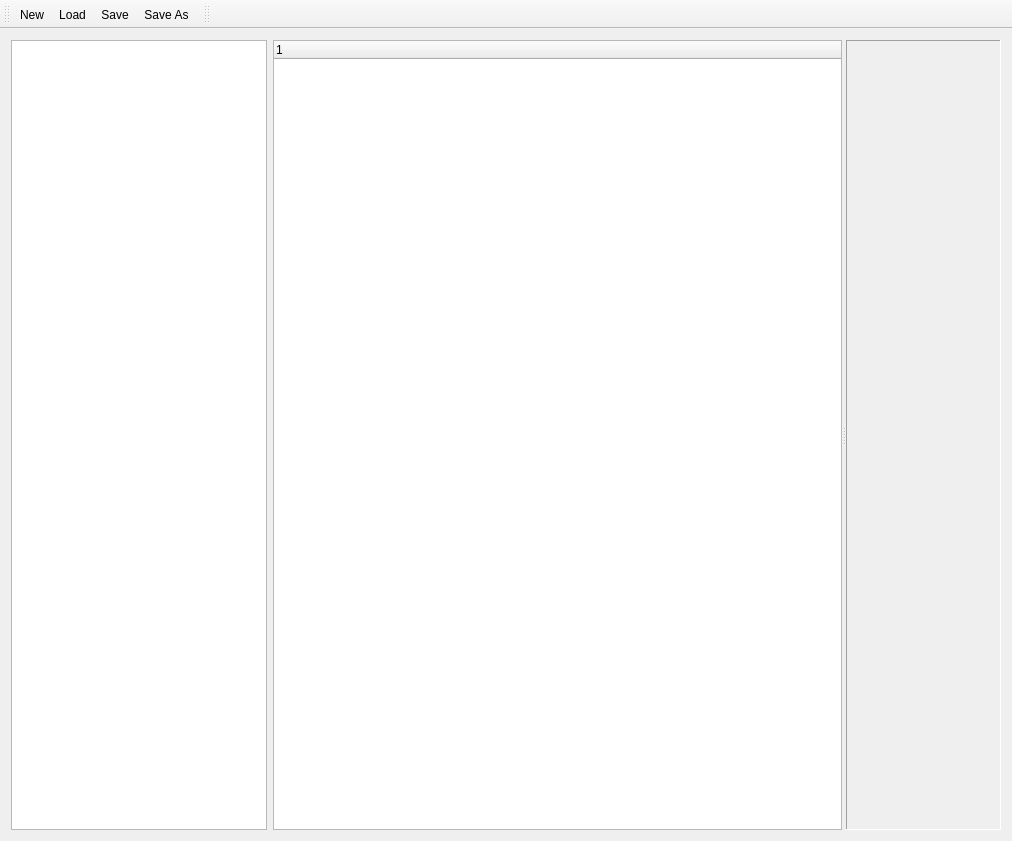
<?xml version="1.0" encoding="UTF-8"?>
<ui version="4.0">
 <class>MainWindow</class>
 <widget class="QMainWindow" name="MainWindow">
  <property name="geometry">
   <rect>
    <x>0</x>
    <y>0</y>
    <width>1012</width>
    <height>841</height>
   </rect>
  </property>
  <property name="windowTitle">
   <string>OData Browser</string>
  </property>
  <widget class="QWidget" name="centralWidget">
   <layout class="QHBoxLayout" name="horizontalLayout">
    <item>
     <widget class="QTreeView" name="treeView">
      <property name="sizePolicy">
       <sizepolicy hsizetype="Fixed" vsizetype="Expanding">
        <horstretch>0</horstretch>
        <verstretch>0</verstretch>
       </sizepolicy>
      </property>
     </widget>
    </item>
    <item>
     <widget class="QSplitter" name="splitter">
      <property name="orientation">
       <enum>Qt::Horizontal</enum>
      </property>
      <widget class="Oak::View::QtWidgets::OakView" name="OakView">
       <property name="sizePolicy">
        <sizepolicy hsizetype="Preferred" vsizetype="Expanding">
         <horstretch>0</horstretch>
         <verstretch>0</verstretch>
        </sizepolicy>
       </property>
       <column>
        <property name="text">
         <string notr="true">1</string>
        </property>
       </column>
      </widget>
      <widget class="QWidget" name="widget" native="true">
       <property name="sizePolicy">
        <sizepolicy hsizetype="Expanding" vsizetype="Expanding">
         <horstretch>0</horstretch>
         <verstretch>0</verstretch>
        </sizepolicy>
       </property>
       <layout class="QVBoxLayout" name="verticalLayout">
        <property name="leftMargin">
         <number>0</number>
        </property>
        <property name="topMargin">
         <number>0</number>
        </property>
        <property name="rightMargin">
         <number>0</number>
        </property>
        <property name="bottomMargin">
         <number>0</number>
        </property>
        <item>
         <widget class="QScrollArea" name="scrollArea">
          <property name="frameShape">
           <enum>QFrame::Panel</enum>
          </property>
          <property name="widgetResizable">
           <bool>true</bool>
          </property>
          <widget class="Oak::View::QtWidgets::NodeDataView" name="NodeDataView">
           <property name="geometry">
            <rect>
             <x>0</x>
             <y>0</y>
             <width>156</width>
             <height>787</height>
            </rect>
           </property>
          </widget>
         </widget>
        </item>
       </layout>
      </widget>
     </widget>
    </item>
   </layout>
  </widget>
  <widget class="QToolBar" name="toolBar">
   <property name="windowTitle">
    <string>File</string>
   </property>
   <attribute name="toolBarArea">
    <enum>TopToolBarArea</enum>
   </attribute>
   <attribute name="toolBarBreak">
    <bool>false</bool>
   </attribute>
   <addaction name="actionNew"/>
   <addaction name="actionLoad"/>
   <addaction name="actionSave"/>
   <addaction name="actionSaveAs"/>
  </widget>
  <widget class="Oak::View::QtWidgets::ActionToolBar" name="toolBar_ModelActions">
   <property name="windowTitle">
    <string>toolBar_2</string>
   </property>
   <attribute name="toolBarArea">
    <enum>TopToolBarArea</enum>
   </attribute>
   <attribute name="toolBarBreak">
    <bool>false</bool>
   </attribute>
  </widget>
  <action name="actionNew">
   <property name="icon">
    <iconset resource="Resources.qrc">
     <normaloff>:/images/Resources/doc_64.png</normaloff>:/images/Resources/doc_64.png</iconset>
   </property>
   <property name="text">
    <string>&amp;New</string>
   </property>
  </action>
  <action name="actionLoadFromArchive">
   <property name="text">
    <string>&amp;Load from Archive</string>
   </property>
   <property name="toolTip">
    <string>Load previous version of the settings file</string>
   </property>
  </action>
  <action name="actionSave">
   <property name="icon">
    <iconset resource="Resources.qrc">
     <normaloff>:/images/Resources/save_64.png</normaloff>:/images/Resources/save_64.png</iconset>
   </property>
   <property name="text">
    <string>&amp;Save</string>
   </property>
   <property name="font">
    <font>
     <pointsize>9</pointsize>
    </font>
   </property>
  </action>
  <action name="actionSaveAs">
   <property name="icon">
    <iconset resource="Resources.qrc">
     <normaloff>:/images/Resources/save-as-64.png</normaloff>:/images/Resources/save-as-64.png</iconset>
   </property>
   <property name="text">
    <string>Save &amp;As</string>
   </property>
  </action>
  <action name="actionClose">
   <property name="text">
    <string>&amp;Close</string>
   </property>
  </action>
  <action name="actionExit">
   <property name="text">
    <string>E&amp;xit</string>
   </property>
  </action>
  <action name="actionLoad">
   <property name="icon">
    <iconset resource="Resources.qrc">
     <normaloff>:/images/Resources/folder_64.png</normaloff>:/images/Resources/folder_64.png</iconset>
   </property>
   <property name="text">
    <string>&amp;Load</string>
   </property>
  </action>
 </widget>
 <layoutdefault spacing="6" margin="11"/>
 <customwidgets>
  <customwidget>
   <class>Oak::View::QtWidgets::NodeDataView</class>
   <extends>QWidget</extends>
   <header location="global">NodeDataView.h</header>
   <container>1</container>
  </customwidget>
  <customwidget>
   <class>Oak::View::QtWidgets::OakView</class>
   <extends>QTreeWidget</extends>
   <header location="global">OakView.h</header>
  </customwidget>
  <customwidget>
   <class>Oak::View::QtWidgets::ActionToolBar</class>
   <extends>QToolBar</extends>
   <header location="global">ActionToolBar.h</header>
  </customwidget>
 </customwidgets>
 <resources>
  <include location="Resources.qrc"/>
 </resources>
 <connections/>
</ui>
